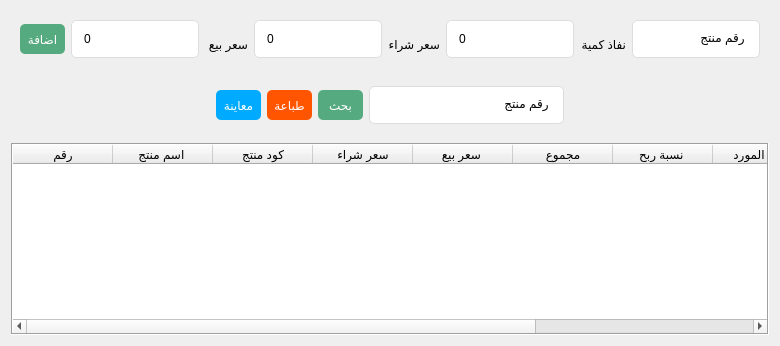
         <widget class="QWidget" name="tab_7">
          <attribute name="title">
           <string>المخزون</string>
          </attribute>
          <layout class="QGridLayout" name="gridLayout_26">
           <item row="0" column="0">
            <widget class="QFrame" name="frame_17">
             <property name="styleSheet">
              <string notr="true"/>
             </property>
             <property name="frameShape">
              <enum>QFrame::NoFrame</enum>
             </property>
             <property name="frameShadow">
              <enum>QFrame::Raised</enum>
             </property>
             <layout class="QGridLayout" name="gridLayout_23" rowstretch="0,0,0">
              <property name="leftMargin">
               <number>0</number>
              </property>
              <property name="topMargin">
               <number>0</number>
              </property>
              <property name="rightMargin">
               <number>0</number>
              </property>
              <property name="bottomMargin">
               <number>0</number>
              </property>
              <property name="spacing">
               <number>0</number>
              </property>
              <item row="1" column="0">
               <widget class="QFrame" name="frame_22">
                <property name="minimumSize">
                 <size>
                  <width>0</width>
                  <height>40</height>
                 </size>
                </property>
                <property name="layoutDirection">
                 <enum>Qt::LeftToRight</enum>
                </property>
                <property name="styleSheet">
                 <string notr="true">border-bottom:2px dotted#ddd;</string>
                </property>
                <property name="frameShape">
                 <enum>QFrame::NoFrame</enum>
                </property>
                <property name="frameShadow">
                 <enum>QFrame::Raised</enum>
                </property>
                <layout class="QGridLayout" name="gridLayout_28">
                 <item row="0" column="5">
                  <spacer name="horizontalSpacer_5">
                   <property name="orientation">
                    <enum>Qt::Horizontal</enum>
                   </property>
                   <property name="sizeHint" stdset="0">
                    <size>
                     <width>40</width>
                     <height>20</height>
                    </size>
                   </property>
                  </spacer>
                 </item>
                 <item row="0" column="4">
                  <widget class="QLineEdit" name="lineEdit_41">
                   <property name="minimumSize">
                    <size>
                     <width>0</width>
                     <height>0</height>
                    </size>
                   </property>
                   <property name="maximumSize">
                    <size>
                     <width>16777215</width>
                     <height>16777215</height>
                    </size>
                   </property>
                   <property name="styleSheet">
                    <string notr="true">padding:10px;
border-radius:5px;
border:1px solid#ddd;
margin-bottom:10px;</string>
                   </property>
                   <property name="text">
                    <string>رقم منتج </string>
                   </property>
                  </widget>
                 </item>
                 <item row="0" column="0">
                  <spacer name="horizontalSpacer_6">
                   <property name="orientation">
                    <enum>Qt::Horizontal</enum>
                   </property>
                   <property name="sizeHint" stdset="0">
                    <size>
                     <width>40</width>
                     <height>20</height>
                    </size>
                   </property>
                  </spacer>
                 </item>
                 <item row="0" column="3">
                  <widget class="QPushButton" name="pushButton_39">
                   <property name="minimumSize">
                    <size>
                     <width>45</width>
                     <height>0</height>
                    </size>
                   </property>
                   <property name="maximumSize">
                    <size>
                     <width>45</width>
                     <height>40</height>
                    </size>
                   </property>
                   <property name="styleSheet">
                    <string notr="true">QPushButton{
padding:8px;
border-radius:5px;
background-color: rgb(85, 170, 127);
color:white;
margin-bottom:10px;
border:0px;

}
QPushButton:hover{
background-color: rgb(63, 126, 93);
}</string>
                   </property>
                   <property name="text">
                    <string>بحث</string>
                   </property>
                  </widget>
                 </item>
                 <item row="0" column="2">
                  <widget class="QPushButton" name="pushButton_40">
                   <property name="minimumSize">
                    <size>
                     <width>45</width>
                     <height>0</height>
                    </size>
                   </property>
                   <property name="maximumSize">
                    <size>
                     <width>45</width>
                     <height>40</height>
                    </size>
                   </property>
                   <property name="styleSheet">
                    <string notr="true">QPushButton{
padding:8px;
border-radius:5px;
	background-color: rgb(255, 85, 0);
color:white;
margin-bottom:10px;
border:0px;

}
QPushButton:hover{
background-color: rgb(63, 126, 93);
}</string>
                   </property>
                   <property name="text">
                    <string>طباعة</string>
                   </property>
                  </widget>
                 </item>
                 <item row="0" column="1">
                  <widget class="QPushButton" name="pushButton_21">
                   <property name="minimumSize">
                    <size>
                     <width>45</width>
                     <height>0</height>
                    </size>
                   </property>
                   <property name="maximumSize">
                    <size>
                     <width>45</width>
                     <height>40</height>
                    </size>
                   </property>
                   <property name="styleSheet">
                    <string notr="true">QPushButton{
padding:8px;
border-radius:5px;
	background-color: rgb(0, 170, 255);
color:white;
margin-bottom:10px;
border:0px;

}
QPushButton:hover{
background-color: rgb(63, 126, 93);
}</string>
                   </property>
                   <property name="text">
                    <string>معاينة</string>
                   </property>
                  </widget>
                 </item>
                </layout>
               </widget>
              </item>
              <item row="0" column="0">
               <widget class="QFrame" name="frame_18">
                <property name="minimumSize">
                 <size>
                  <width>0</width>
                  <height>40</height>
                 </size>
                </property>
                <property name="layoutDirection">
                 <enum>Qt::LeftToRight</enum>
                </property>
                <property name="styleSheet">
                 <string notr="true">border-bottom:2px dotted#ddd;</string>
                </property>
                <property name="frameShape">
                 <enum>QFrame::NoFrame</enum>
                </property>
                <property name="frameShadow">
                 <enum>QFrame::Raised</enum>
                </property>
                <layout class="QGridLayout" name="gridLayout_20">
                 <item row="0" column="2">
                  <widget class="QLabel" name="label_25">
                   <property name="styleSheet">
                    <string notr="true">border:0px;
</string>
                   </property>
                   <property name="text">
                    <string>سعر بيع </string>
                   </property>
                  </widget>
                 </item>
                 <item row="0" column="4">
                  <widget class="QLabel" name="label_24">
                   <property name="styleSheet">
                    <string notr="true">border:0px;
</string>
                   </property>
                   <property name="text">
                    <string>سعر شراء</string>
                   </property>
                  </widget>
                 </item>
                 <item row="0" column="5">
                  <widget class="QLineEdit" name="lineEdit_12">
                   <property name="styleSheet">
                    <string notr="true">padding:10px;
border-radius:5px;
border:1px solid#ddd;
margin-bottom:10px;</string>
                   </property>
                   <property name="text">
                    <string>0</string>
                   </property>
                  </widget>
                 </item>
                 <item row="0" column="1">
                  <widget class="QLineEdit" name="lineEdit_10">
                   <property name="minimumSize">
                    <size>
                     <width>0</width>
                     <height>0</height>
                    </size>
                   </property>
                   <property name="styleSheet">
                    <string notr="true">padding:10px;
border-radius:5px;
border:1px solid#ddd;
margin-bottom:10px;</string>
                   </property>
                   <property name="text">
                    <string>0</string>
                   </property>
                  </widget>
                 </item>
                 <item row="0" column="7">
                  <widget class="QLineEdit" name="lineEdit_43">
                   <property name="minimumSize">
                    <size>
                     <width>0</width>
                     <height>0</height>
                    </size>
                   </property>
                   <property name="maximumSize">
                    <size>
                     <width>16777215</width>
                     <height>16777215</height>
                    </size>
                   </property>
                   <property name="styleSheet">
                    <string notr="true">padding:10px;
border-radius:5px;
border:1px solid#ddd;
margin-bottom:10px;</string>
                   </property>
                   <property name="text">
                    <string>رقم منتج </string>
                   </property>
                  </widget>
                 </item>
                 <item row="0" column="3">
                  <widget class="QLineEdit" name="lineEdit_9">
                   <property name="styleSheet">
                    <string notr="true">padding:10px;
border-radius:5px;
border:1px solid#ddd;
margin-bottom:10px;</string>
                   </property>
                   <property name="text">
                    <string>0</string>
                   </property>
                  </widget>
                 </item>
                 <item row="0" column="6">
                  <widget class="QLabel" name="label_23">
                   <property name="styleSheet">
                    <string notr="true">border:0px;
</string>
                   </property>
                   <property name="text">
                    <string>نفاذ كمية</string>
                   </property>
                  </widget>
                 </item>
                 <item row="0" column="0">
                  <widget class="QPushButton" name="pushButton_19">
                   <property name="minimumSize">
                    <size>
                     <width>45</width>
                     <height>0</height>
                    </size>
                   </property>
                   <property name="maximumSize">
                    <size>
                     <width>45</width>
                     <height>40</height>
                    </size>
                   </property>
                   <property name="styleSheet">
                    <string notr="true">QPushButton{
padding:8px;
border-radius:5px;
background-color: rgb(85, 170, 127);
color:white;
margin-bottom:10px;
border:0px;

}
QPushButton:hover{
background-color: rgb(63, 126, 93);
}</string>
                   </property>
                   <property name="text">
                    <string>اضافة</string>
                   </property>
                  </widget>
                 </item>
                </layout>
               </widget>
              </item>
              <item row="2" column="0">
               <widget class="QTableWidget" name="tableWidget_2">
                <property name="frameShape">
                 <enum>QFrame::Box</enum>
                </property>
                <property name="gridStyle">
                 <enum>Qt::SolidLine</enum>
                </property>
                <column>
                 <property name="text">
                  <string>رقم</string>
                 </property>
                </column>
                <column>
                 <property name="text">
                  <string>اسم منتج </string>
                 </property>
                </column>
                <column>
                 <property name="text">
                  <string>كود منتج</string>
                 </property>
                </column>
                <column>
                 <property name="text">
                  <string>سعر شراء</string>
                 </property>
                </column>
                <column>
                 <property name="text">
                  <string>سعر بيع </string>
                 </property>
                </column>
                <column>
                 <property name="text">
                  <string>مجموع</string>
                 </property>
                </column>
                <column>
                 <property name="text">
                  <string>نسبة ربح </string>
                 </property>
                </column>
                <column>
                 <property name="text">
                  <string>اسم المورد </string>
                 </property>
                </column>
                <column>
                 <property name="text">
                  <string>نفذ الكمية </string>
                 </property>
                </column>
                <column>
                 <property name="text">
                  <string>الكمية </string>
                 </property>
                </column>
               </widget>
              </item>
             </layout>
            </widget>
           </item>
          </layout>
         </widget>
